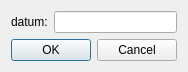
<?xml version="1.0" encoding="UTF-8"?>
<ui version="4.0">
 <class>SketcherGui::InsertDatum</class>
 <widget class="QDialog" name="SketcherGui::InsertDatum">
  <property name="windowModality">
   <enum>Qt::ApplicationModal</enum>
  </property>
  <property name="geometry">
   <rect>
    <x>0</x>
    <y>0</y>
    <width>178</width>
    <height>72</height>
   </rect>
  </property>
  <property name="windowTitle">
   <string>Insert datum</string>
  </property>
  <layout class="QVBoxLayout" name="verticalLayout">
   <item>
    <layout class="QHBoxLayout" name="horizontalLayout">
     <item>
      <widget class="QLabel" name="label">
       <property name="text">
        <string>datum:</string>
       </property>
      </widget>
     </item>
     <item>
      <widget class="QLineEdit" name="lineEdit"/>
     </item>
    </layout>
   </item>
   <item>
    <widget class="QDialogButtonBox" name="buttonBox">
     <property name="orientation">
      <enum>Qt::Horizontal</enum>
     </property>
     <property name="standardButtons">
      <set>QDialogButtonBox::Cancel|QDialogButtonBox::Ok</set>
     </property>
    </widget>
   </item>
  </layout>
 </widget>
 <resources/>
 <connections>
  <connection>
   <sender>buttonBox</sender>
   <signal>accepted()</signal>
   <receiver>SketcherGui::InsertDatum</receiver>
   <slot>accept()</slot>
   <hints>
    <hint type="sourcelabel">
     <x>248</x>
     <y>254</y>
    </hint>
    <hint type="destinationlabel">
     <x>157</x>
     <y>274</y>
    </hint>
   </hints>
  </connection>
  <connection>
   <sender>buttonBox</sender>
   <signal>rejected()</signal>
   <receiver>SketcherGui::InsertDatum</receiver>
   <slot>reject()</slot>
   <hints>
    <hint type="sourcelabel">
     <x>316</x>
     <y>260</y>
    </hint>
    <hint type="destinationlabel">
     <x>286</x>
     <y>274</y>
    </hint>
   </hints>
  </connection>
 </connections>
</ui>
